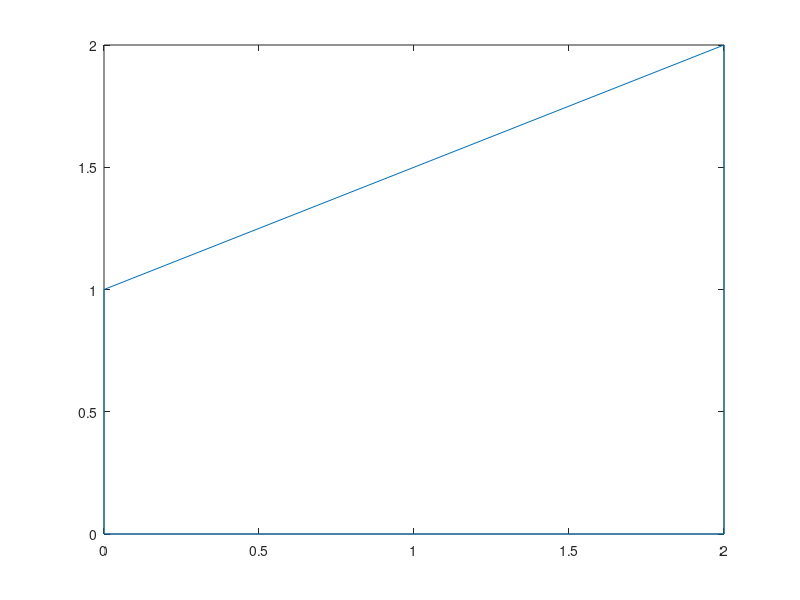

Here is the MATLAB script that generated this plot: (Note: this script raises an error after producing the figure.)
function out = Trap()
close
clear all

ranges = []; %list of polar coordinates (r, theta)
ranges = [ranges; pi/4, 1];
ranges = [ranges; 3*pi/4, 2];
ranges = [ranges; -3*pi/4, 3];
ranges = [ranges; -pi/4, 4];

%(1) (4)
%(2) (3)

%% Rotation Matrix to Cartesian

function cart = rotate(polar)
    th = polar(:,1);
    r = polar(:,2);
    x = r.*cos(th);
    y = r.*sin(th);
    cart = [x, y];
end

%% Distance

function dist = distance(r1, r2)
    dx = r2(1) - r1(1);
    dy = r2(2) - r1(2);
    dist = hypot(dx,dy);
end

% Sanity Check
r1 = [0,0];
r2 = [1,2];


%% Trapezoid Parameters

function out = fake_coordinates()
    out = [0, 1;
    2,2;
    2,0;
    0,0];     
end

%ranges_c = rotate(ranges);
ranges_c = fake_coordinates();


%lower left corner is [0,0]
%ranges_c = ranges_c - ranges_c(3, :)

plot([ranges_c(:,1);ranges_c(1,1)], [ranges_c(:,2); ranges_c(1,2)]);
a = distance(ranges_c(1,:), ranges_c(4,:));
b = distance(ranges_c(2,:), ranges_c(3,:));
c = distance(ranges_c(1,:), ranges_c(2,:));
d = distance(ranges_c(3,:), ranges_c(4,:));
s = (1/2)*(a+b+c+d);
n = 4 * sqrt((s-a)*(s-b)*(s-b-c)*(s-b-d));
h = n / (2* (abs(b-a)))

%% Centroid Finder

% x_c = (b/2) + ((2*a + b) * ((c^2 - d^2) / (6 * (b^2 - a^2))))
% y_c = (2*a + b) * n / (6 * (b^2 - a^2))
% hold on
% plot(x_c, y_c, 'bo');

%% Compare to COM Method

centre = COM(ranges_c);

distance(centre, ranges_c(1,:))
distance(centre, ranges_c(2,:))
distance(centre, ranges_c(3,:))
distance(centre, ranges_c(4,:))

polygonCentre = centroidPolygon(ranges_c);

hold on
plot(centre(1), centre(2), 'ro', polygonCentre(1), polygonCentre(2), 'bo');
axis equal
hold off

    function out = centroidPolygon(v)
        % close loop of vertices
        N = length(v)
        v  = [v; v(1, :)]
        centrex = 0;
        centrey = 0;
        area = 0;
        for i = 1:(N)
            xi = v(i,1)
            yi = v(i,2)
            xi1 = v(i+1,1)
            yi1 = v(i+1,2)
            f = (xi*yi1 - xi1*yi)
            centrex = centrex + (xi +xi1)*f;
            centrey = centrey + (yi +yi1)*f;
            area = area + f;
        end
        area = area/2
        kyi = 6*area;
        centrex = centrex/(kyi);
        centrey = centrey/(kyi);
        out = [centrex, centrey]               
    end

end

